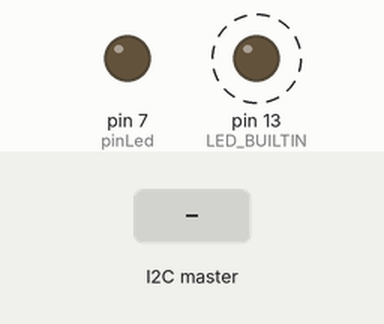
Simulated run of this sketch. Board: Arduino Uno, built with avr-gcc and run on an emulated ATmega328P. Shown: output pins drawn as LEDs (lit = HIGH). Dashed ring = blinking. Inputs (shaded band) come from the test bench.

Above: at 1.5 s.
1.6 s: the I2C master sends the byte 0
At 2.2 s:
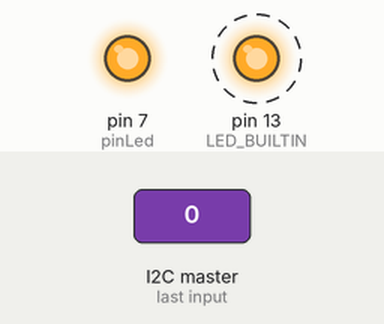
4.6 s: the I2C master sends the byte 1
At 5.7 s:
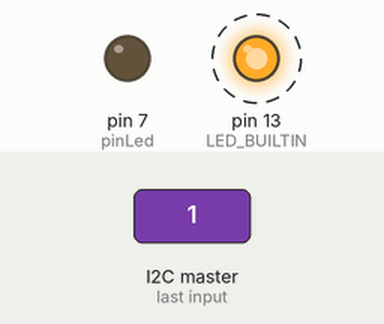
7.6 s: the I2C master sends the byte 2
At 10.3 s:
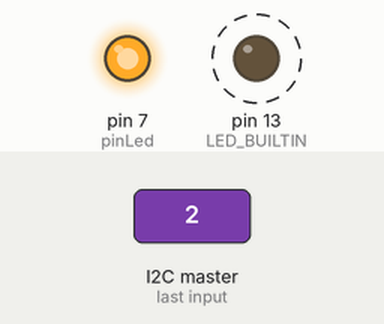
Timing chart, 0 to 16.6 s (numbered marks = the images above; inputs shaded):
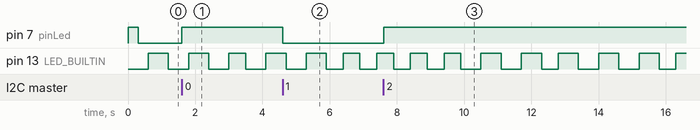

The sketch:

hck_00_2026-06-13_s1.ino
```cpp
#include <Wire.h>

#define SLAVE_ADDRESS 8

int pinLed = 7;
volatile int x = HIGH;
volatile bool received = false;
unsigned long lastBlinkTime = 0;
bool builtInLedState = LOW;

void setup(){
    Wire.begin(SLAVE_ADDRESS);
    Wire.onReceive(receiveEvent);
    pinMode(pinLed, OUTPUT);
    pinMode(LED_BUILTIN, OUTPUT);

    digitalWrite(pinLed, HIGH);
    delay(300);
    digitalWrite(pinLed, LOW);
}

void loop(){
    if (millis() - lastBlinkTime >= 500){
        lastBlinkTime = millis();
        builtInLedState = !builtInLedState;
        digitalWrite(LED_BUILTIN, builtInLedState);
    }

    if (received){
        received = false;

        if (x == HIGH){
            digitalWrite(pinLed, LOW);
        }else{
            digitalWrite(pinLed, HIGH);
        }
    }

    delay(100);
}

void receiveEvent(int howMany){
    if (Wire.available() > 0){
        x = Wire.read();
        received = true;
    }
}
```

Measured:
- after the input at 1.6 s, pin 7 (pinLed): LOW → HIGH at once
- after the input at 4.6 s, pin 7 (pinLed): HIGH → LOW at once
- after the input at 7.6 s, pin 7 (pinLed): LOW → HIGH at once
- by itself, pin 13 (LED_BUILTIN): alternates HIGH for 0.60 s and LOW for 0.55 s
